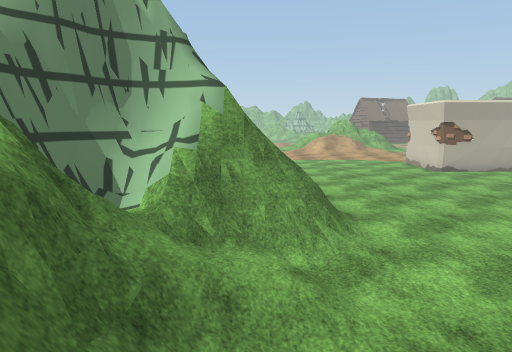
View 1 (above)

24 first-person views from a walk through a Unity game level. The camera is 1.4 m above the floor, tilts 8° down and sees 70° across. The floor is counted in squares, 1 m on a side. Each view is taken from the middle of a square. On the plan, view 1 faces up. The plan holds only what a view shows up to about 16 squares ahead; the rest is blank. The place goes on beyond the plan. The player character is not drawn. Some surface patterns are stand-ins.

View 2
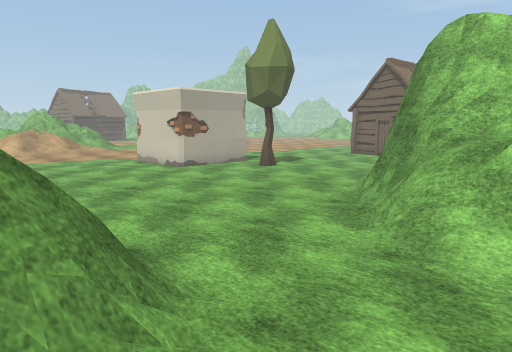

View 3
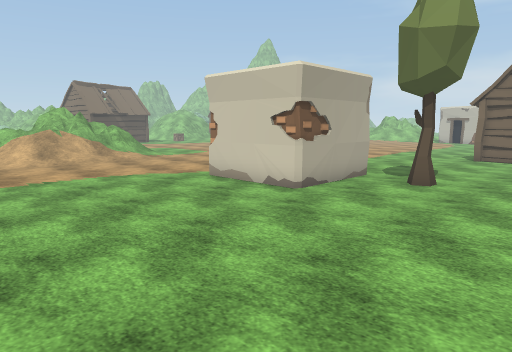

View 4
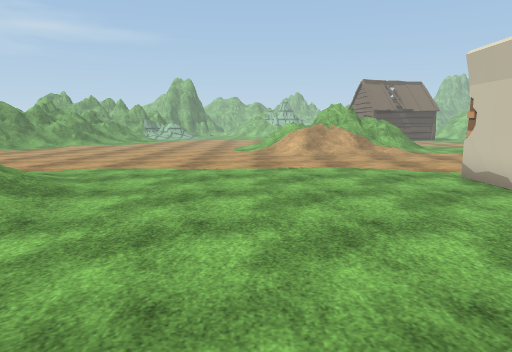

View 5
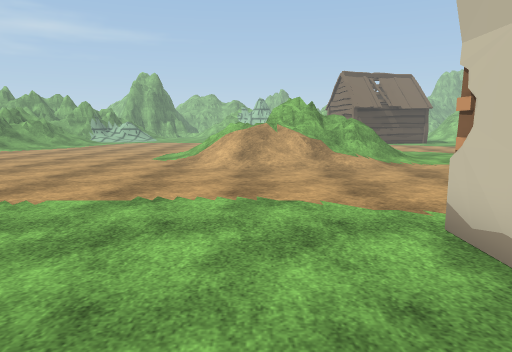

View 6
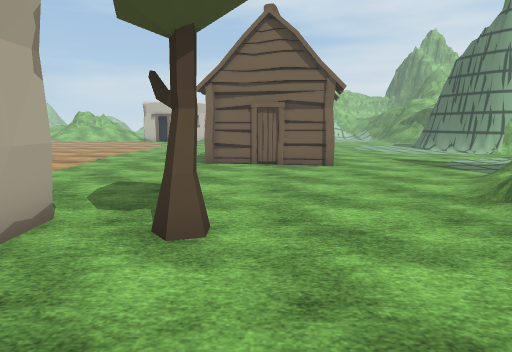

View 7
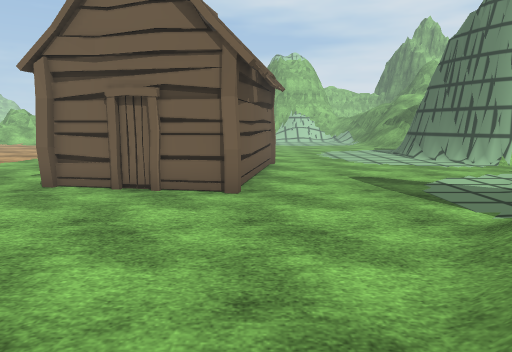

View 8
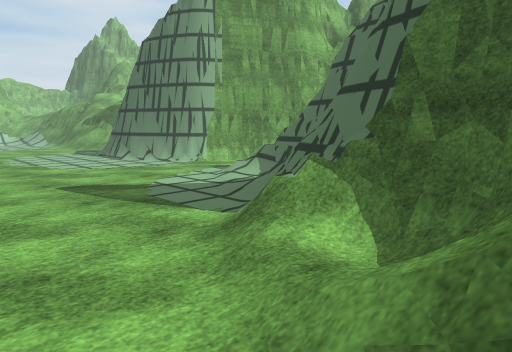

View 9
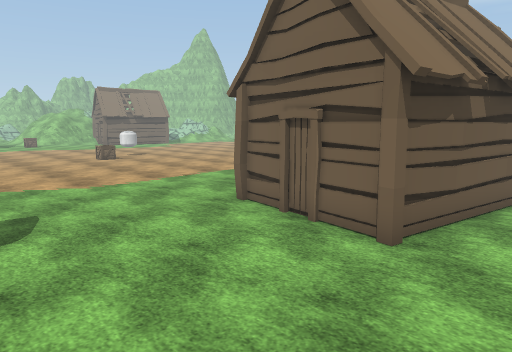

View 10
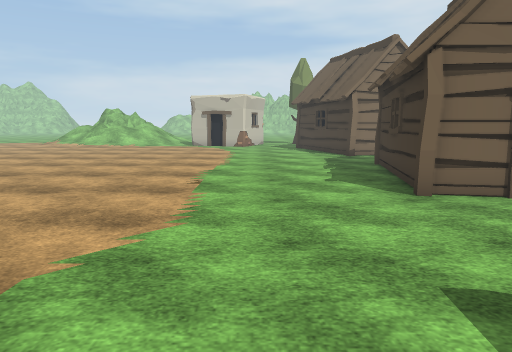

View 11
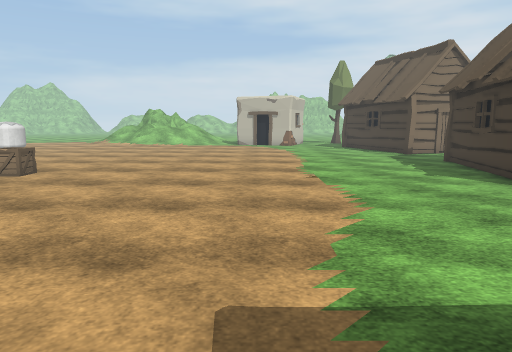

View 12
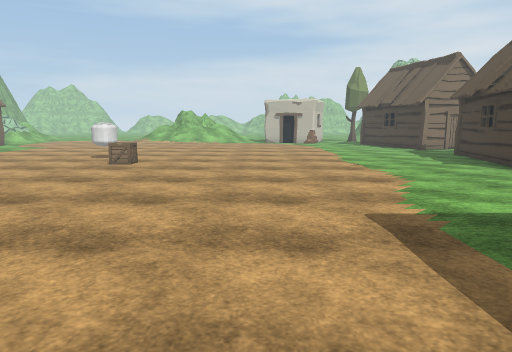

View 13
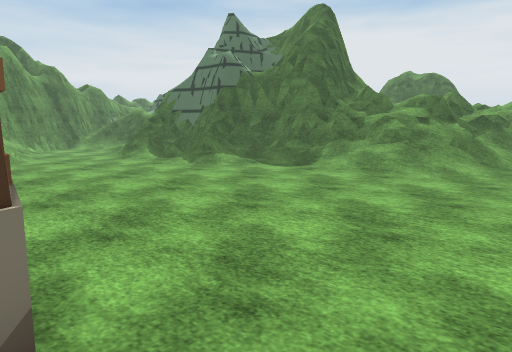

View 14
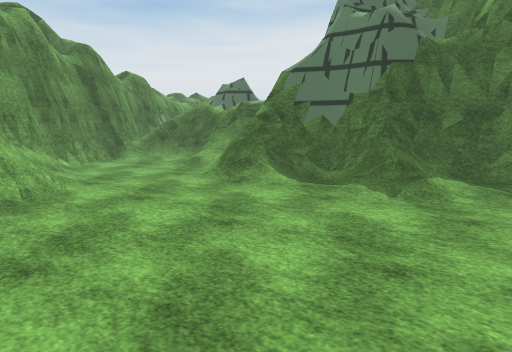

View 15
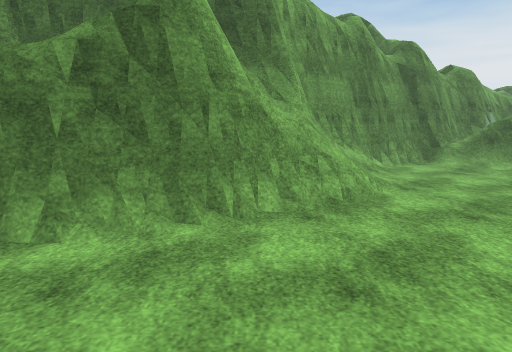

View 16
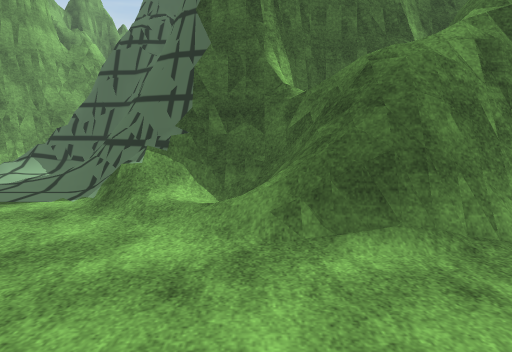

View 17
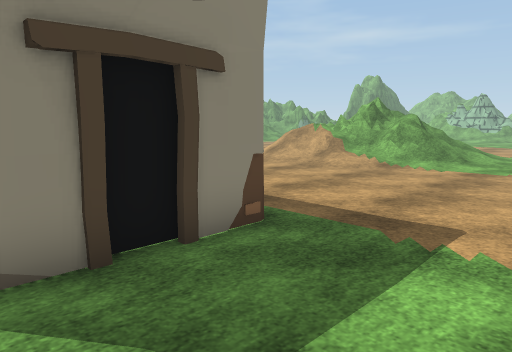

View 18
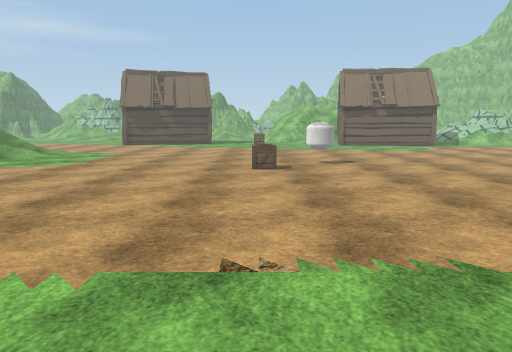

View 19
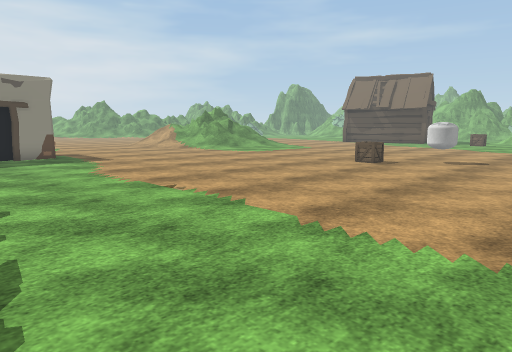

View 20
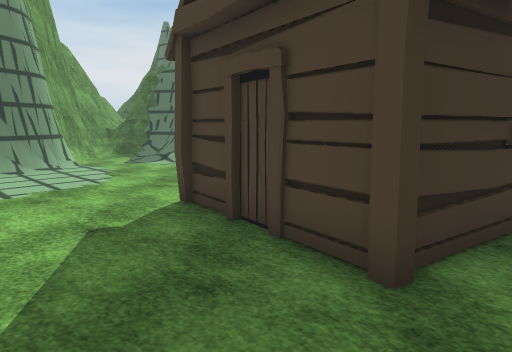

View 21
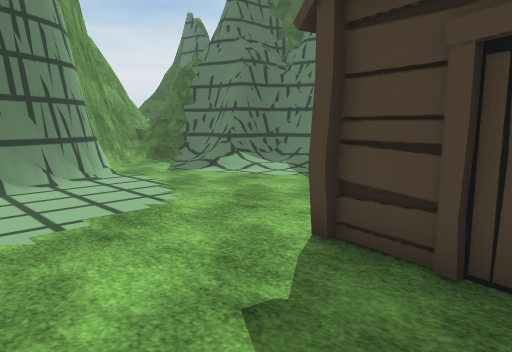

View 22
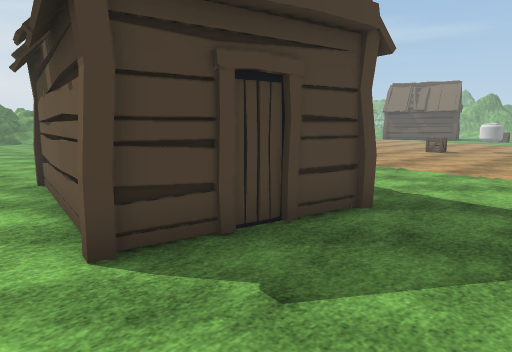

View 23
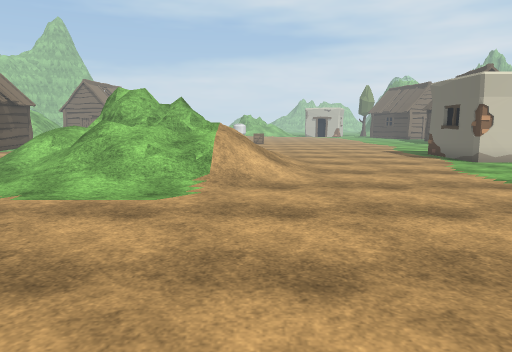

View 24
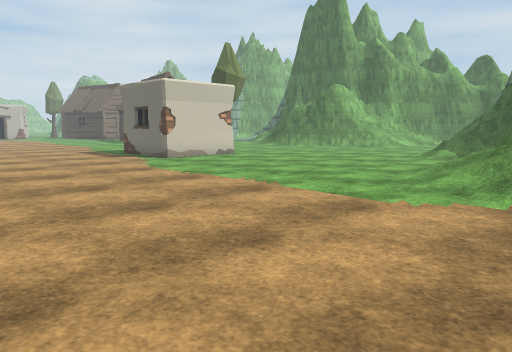

### Floor plan
Key: @ floor where view 1 was taken; # wall or solid block; . main floor; : floor 1.25 m higher than the main floor; + floor 1.5 m higher than the main floor; * floor 1.75 m higher than the main floor; / step, stairs or slope; = window, fence, low wall or low ledge; ^ raised ledge; T tree; H hut; O other object.
Columns run from 5 left of view 1 to 29 right of it. Each row starts with its distance up from view 1.
 33      .../// ==# //.................
 32  .......////===///.................
 31  .......////#====/...........O.....
 30  ......../////////...........OO....
 29 . .......///////...........OO......
 28   ........//////...................
 27 ...................................
 26 ...................................
 25 ...................................
 24 ...................................
 23 ...................................
 22  ..................................
 21 //............#OO#.................
 20 ////..........#  #.................
 19 /////.........#  #.................
 18  :///.........#  #.................
 17  *///.........####.................
 16 =+=//....................H.........
 15 =#==............TT.......HHHHHHH..H
 14 ###=/....................H     H...
 13   ##//...................H    HH...
 12   ##///.................HH    H....
 11    ##=/..................HHHHHH...
 10     #=..........===...........H...
  9     ##//......####=//..............
  8   ####=/..../######/./.............
  7   ####=/.../=##   ##///............
  6  ##=#=/...///##   ####=/...........
  5  ###//....//==#     ###=/..........
  4   ^=///.../=###       ##///.....###
  3    #=/...//###        ###=//..####
  2    #=/...=##            ##/..=##
  1    #=//.###             ##/..##
  0     /@###                #=/##
 -1     =###                 #####
 -2    ###

Positions as (right, up) in squares from view 1, and headings:
1: (0, 0), facing up
2: (0, 4), facing up-right
3: (1, 11), facing up-right
4: (3, 11), facing up
5: (6, 16), facing up
6: (7, 14), facing right
7: (12, 11), facing right
8: (13, 11), facing down-right
9: (14, 9), facing up-right
10: (13, 19), facing right
11: (12, 22), facing right
12: (9, 24), facing right
13: (9, 23), facing down-left
14: (8, 15), facing down-left
15: (8, 14), facing down
16: (14, 14), facing down
17: (16, 17), facing up-left
18: (22, 17), facing up
19: (29, 16), facing up-left
20: (29, 16), facing down-left
21: (29, 13), facing down-left
22: (29, 9), facing up-left
23: (-5, 29), facing right
24: (-5, 29), facing down-right
